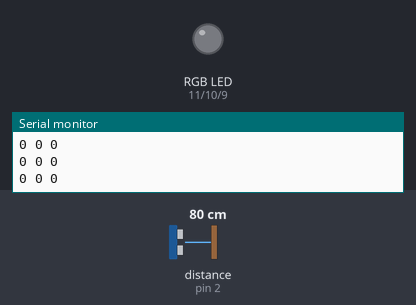
Bench run of a program on a simulated Arduino Uno, built with avr-gcc and run on an emulated ATmega328P. Parts: an RGB LED mixed from three pins (HIGH = lit), the last lines printed to the serial monitor. Wiring (inferred from the names in the program): ultrasonic range finder: trigger pin 3; echo pin 2. The test bench sets the inputs (shaded band); at power-on: distance to the obstacle (sensor on pin 2) 80 cm. The echo pulse lasts 58.3 µs per cm; dim RGB values are drawn brighter than linear; pins used as bus, display or sensor lines are not drawn.

Above: at 1.2 s.
1.3 s: distance to the obstacle (sensor on pin 2) set to 34 cm
2.8 s: distance to the obstacle (sensor on pin 2) set to 30 cm
At 5.1 s:
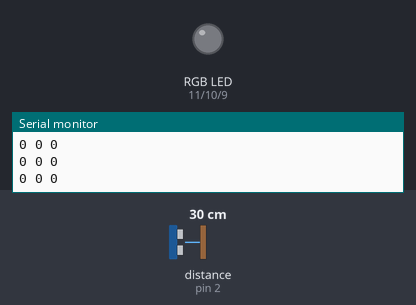
5.8 s: distance to the obstacle (sensor on pin 2) set to 4 cm
8.8 s: distance to the obstacle (sensor on pin 2) set to 120 cm
11.8 s: distance to the obstacle (sensor on pin 2) set to 35 cm
At 12.4 s:
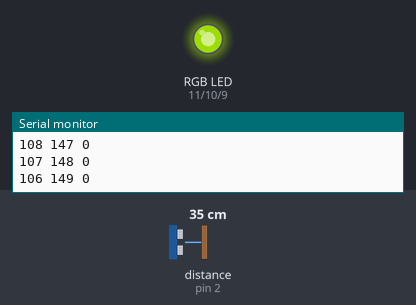
14.8 s: distance to the obstacle (sensor on pin 2) set to 60 cm
At 15.6 s:
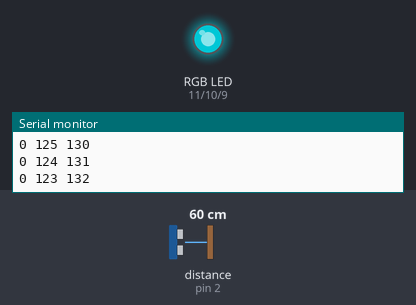
Timing chart, 0 to 18.8 s (numbered marks = the images above; inputs shaded):
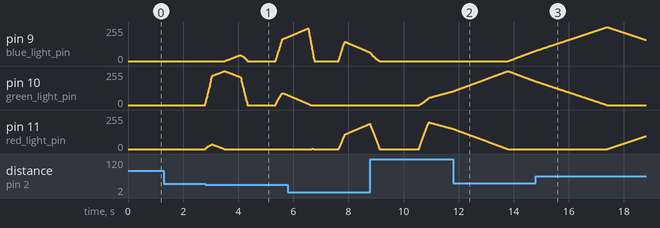

Measured:
- after the input at 2.8 s, pin 11 (red_light_pin): rises from 0/255 to 35/255 in 0.24 s, then falls to 0/255 in 0.45 s
- by itself, pin 9 (blue_light_pin): rises from 77/255 to 255/255 in 2.6 s, then falls to 158/255 in 1.4 s

The program:

main.cpp
```cpp
#include <Arduino.h>
#define echoPin 2 // attach pin D2 Arduino to pin Echo of HC-SR04
#define trigPin 3 //attach pin D3 Arduino to pin Trig of HC-SR04

// defines variables
long duration; // variable for the duration of sound wave travel
int distance; // variable for the distance measurement

int red_light_pin= 11;
int green_light_pin = 10;
int blue_light_pin = 9;

float currentR = 255;
float currentG = 0;
float currentB = 0;
String currentGoal = "G";

bool isLightOn = false;
bool isHandInFront = false;

int timeLeft = 0;

float modifier = 0;
float modifierDirection = 0;

void setup(){
  pinMode(trigPin, OUTPUT); // Sets the trigPin as an OUTPUT
  pinMode(echoPin, INPUT); // Sets the echoPin as an INPUT
  Serial.begin(9600); // // Serial Communication is starting with 9600 of baudrate speed
  Serial.println("Ultrasonic Sensor HC-SR04 Test"); // print some text in Serial Monitor
  Serial.println("with Arduino UNO R3");

  pinMode(red_light_pin, OUTPUT);
  pinMode(green_light_pin, OUTPUT);
  pinMode(blue_light_pin, OUTPUT);
}

void RGB_color(float red_light_value, float green_light_value, float blue_light_value){
  int actualR = round(red_light_value);
  int actualG = round(green_light_value);
  int actualB = round(blue_light_value);
  analogWrite(red_light_pin, actualR);
  analogWrite(green_light_pin, actualG);
  analogWrite(blue_light_pin, actualB);
  Serial.print(actualR);
  Serial.print(" ");
  Serial.print(actualG);
  Serial.print(" ");
  Serial.println(actualB);
}

void loop(){
  // Clears the trigPin condition
  digitalWrite(trigPin, LOW);
  delayMicroseconds(2);
  // Sets the trigPin HIGH (ACTIVE) for 10 microseconds
  digitalWrite(trigPin, HIGH);
  delayMicroseconds(10);
  digitalWrite(trigPin, LOW);
  // Reads the echoPin, returns the sound wave travel time in microseconds
  duration = pulseIn(echoPin, HIGH);
  // Calculating the distance
  distance = duration * 0.034 / 2; // Speed of sound wave divided by 2 (go and back)
  // Displays the distance on the Serial Monitor
  // Serial.print("Distance: ");
  // Serial.print(distance);
  // Serial.println(" cm");

  if(currentGoal == "R"){
    if(currentR == 255){
      currentGoal = "G";
      currentR -= 1;
      currentG += 1;
    }else{
      currentR += 1;
      currentB -= 1;
    }
  }else{
    if(currentGoal == "G"){
      if(currentG == 255){
        currentGoal = "B";
        currentG -= 1;
        currentB += 1;
      }else{
        currentG += 1;
        currentR -= 1;
      }
    }else{
      if(currentB == 255){
        currentGoal = "R";
        currentB -= 1;
        currentR += 1;
      }else{
        currentB += 1;
        currentG -= 1;
      }
    }
  }
  if(distance < 100){
    if(distance < 30){
      isHandInFront = true;
    }else{
      isHandInFront = false;
    }
  }

  if(timeLeft > 0){
    timeLeft -= 1;
  }

  if(isHandInFront && timeLeft==0){
    isLightOn = !isLightOn;
    timeLeft = 100;

    if(isLightOn == true){
      modifierDirection = 1;
    }else{
      modifierDirection = -1;
    }
  }

  if(modifier == 0 && modifierDirection == -1){
    modifierDirection = 0;
  }
  if(modifier == 20 && modifierDirection == 1){
    modifierDirection = 0;
  }

  modifier = modifier + modifierDirection;

  // Serial.print(isLightOn);
  // Serial.print(modifierDirection);
  // Serial.println(modifier);
  RGB_color(currentR * (modifier/20), currentG * (modifier/20), currentB * (modifier/20));
  // if(isLightOn){
  //   RGB_color(0, 150, 150);
  // }else{
  //   RGB_color(0, 0, 0);
  // }
  delay(10);
}
```
